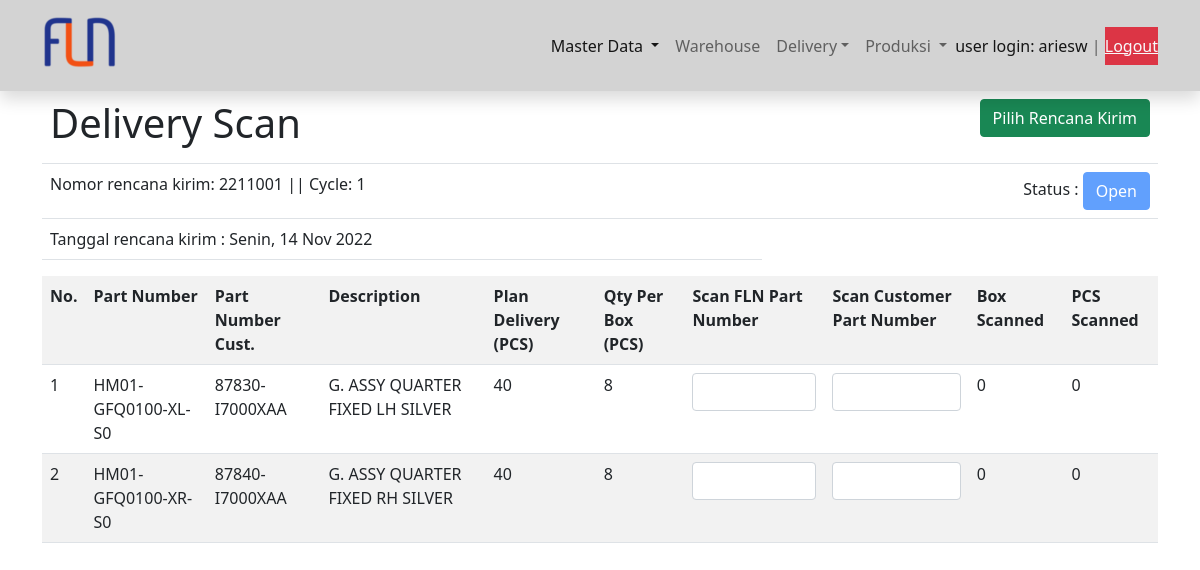
/delivery/1 (signed in), run on the app's committed database.
### scanner/models.py (models this page shows, shortened)
class RencanaKirim(models.Model):
    nomor_sj = models.CharField(max_length=7, unique=True)
    tanggal = models.DateField()
    jam = models.TimeField(null=True, blank=True)
    cycle = models.IntegerField(validators=[MaxValueValidator(20),MinValueValidator(1)])
    class Status(models.TextChoices):
        OPEN = 'Open',_('Open')
        SCANNED = 'Scanned',_('Scanned')
    status = models.CharField(max_length=7, choices=Status.choices, default=Status.OPEN)

class RencanaKirimDetail(models.Model):
    no_line = models.CharField(max_length=2)
    rencana_kirim = models.ForeignKey(RencanaKirim, on_delete=models.CASCADE, related_name='rencanakirimdetails')
    barang= models.ForeignKey(Barang, on_delete=models.CASCADE, related_name='barangs')
    qty = models.CharField(max_length=2)

class Barang(models.Model):
    part_number = models.CharField(max_length=18, unique=True)
    description = models.CharField(max_length=32)
    part_number_customer =  models.CharField(max_length=18, unique=True)
    barcode = models.TextField(unique=True)
    color_code = models.CharField(max_length=3, blank=True, null=True)
    position_code = models.CharField(max_length=6, blank=True, null=True)
    qty_per_box = models.IntegerField(null=True)

### scanner/views.py (the view)
# urls.py: path('delivery/<int:pk>', views.Delivery.as_view(), name='delivery'),
class Delivery(LoginRequiredMixin, UpdateView):
    model = RencanaKirim
    template_name = 'delivery.html'
    fields = ['nomor_sj', 'status']
    def get_context_data(self, **kwargs):
        detail = super(Delivery, self).get_context_data(**kwargs)
        detail['barang'] = RencanaKirimDetail.objects.all()
        return detail

### templates/delivery.html (shortened to what this page needs)
{% extends 'base.html' %}
{% load static %}
{% block content %}
<div class="container">
  <table class="table">
    <tr>
      <td><h1>Delivery Scan</h1></td>
      <td class="text-end"><a href="{% url 'view_rencana_kirim' %}" class="btn btn-success">Pilih Rencana Kirim</a></td>
    </tr>
    <tr>
      <td>Nomor rencana kirim: {{ object.nomor_sj }} || Cycle: {{ object.cycle }}</td>
      <td class="text-end"> Status : <button id="status" type="button" value="{{ object.status }}" class="btn btn-primary" disabled>{{ object.status }}</button></td>
    </tr>
    <tr>
      <td>Tanggal rencana kirim : {{ object.tanggal|date:"l, d M Y" }}</td>
    </tr>
  </table>
  <div>
    <form>
      <table class="table table-striped">
        <tr>
          <th>No.</th>
          <th>Part Number</th>
          <th>Part Number Cust.</th>
          <th>Description</th>
          <th>Plan Delivery (PCS)</th>
          <th>Qty Per Box (PCS)</th>
          <th>Scan FLN Part Number</th>
          <th>Scan Customer Part Number</th>
          <th>Box Scanned</th>
          <th>PCS Scanned</th>
        </tr>
        {% for detail in object.rencanakirimdetails.all  %}
        <tr>
          <td class="">{{ detail.no_line }}</td>
          <td id="part_number{{ detail.no_line }}" class="">{{ detail.barang.part_number }}</td>
          <td id="part_number_customer{{ detail.no_line }}" class="">{{ detail.barang.part_number_customer }}</td>
          <td class="">{{ detail.barang.description }}</td>
          <td id="qty_box{{ detail.no_line }}" class="">{{ detail.qty }}</td>
          <td id="qty_per_box{{ detail.no_line }}" class="">{{ detail.barang.qty_per_box }}</td>
          <td class=""><input id='scan{{ detail.no_line }}' type="text" value="" autofocus maxlength="18" size="18" oninput="cekPartNumber()" class="form-control" ></td>
          <td class=""><input id='scanb{{ detail.no_line }}' type="text" value="" autofocus maxlength="32" size="14" oninput="cekPartNumberB()" class="form-control" ></td>
          <td id="qty_scanned{{ detail.no_line }}">0</td>
          <td id="qty_prod{{ detail.no_line }}">0</td>
        </tr>
        {% endfor %}
      </table>
    </form>
  </div>
</div>
{% endblock content %}

### templates/base.html (shortened to what this page needs)
{% load static %}
<!doctype html>
<html lang="en">
  <head>
    <link href="https://cdn.jsdelivr.net/npm/bootstrap@5.1.3/dist/css/bootstrap.min.css" rel="stylesheet">
    <link rel="stylesheet" href="https://code.jquery.com/ui/1.13.2/themes/base/jquery-ui.css">
    <link rel="stylesheet" type="text/css" href="https://cdn.datatables.net/1.12.1/css/jquery.dataTables.min.css">
    <link rel="stylesheet" href="https://cdn.jsdelivr.net/npm/select2@4.1.0-rc.0/dist/css/select2.min.css" />
    <link rel="stylesheet" href="https://cdn.jsdelivr.net/npm/select2-bootstrap-5-theme@1.3.0/dist/select2-bootstrap-5-theme.min.css" />
  </head>
  <body>
    <nav class="navbar navbar-expand-lg navbar-light navbar-fixed-top shadow" style="background-color: #D3D3D3;" >
      <div class="container">
        <img src="{% static '/images/fln_logo.png' %}" href="#"></img>
        <div class="navbar-nav ms-auto" id="navbarNavDropdown">
          <ul class="navbar-nav">
            <li class="nav-item dropdown">
              <a class="nav-link active dropdown-toggle" href="#" id="navbarDropdownMenuLink" role="button" data-bs-toggle="dropdown" aria-expanded="false">
                Master Data
              </a>
            </li>
            <li class="nav-item">
              <a class="nav-link" href="#">Warehouse</a>
            </li>
            <li class="nav-item dropdown">
              <a class="nav-link dropdown-toggle" id="navbarDropdownMenuLink" role="button" href="#" data-bs-toggle="dropdown" aria-expanded="false">Delivery</a>
            </li>
            <li class="nav-item dropdown">
              <a class="nav-link dropdown-toggle" href="#" id="navbarDropdownMenuLink" role="button" data-bs-toggle="dropdown" aria-expanded="false">
                Produksi
              </a>
            </li>
          </ul>
          <span class="navbar-text">
            <a class="navbar-text" style="text-decoration:none;" href="#">user login: {{ user.username }}</a> |
            <a class="navbar-text bg-danger text-light"  href="{% url 'logout' %}">Logout</a>
          </span>
        </div>
      </div>
    </nav>
    {% block content %}
    {% endblock content %}
    <link rel="stylesheet" href="https://cdnjs.cloudflare.com/ajax/libs/font-awesome/6.2.0/css/all.min.css" />
  </body>
</html>

### data on the page
RencanaKirim: nomor_sj "2211001", cycle "1", status "Open", tanggal "Senin, 14 Nov 2022"
RencanaKirimDetail: no_line "1", barang.part_number "HM01-GFQ0100-XL-S0", barang.part_number_customer "87830-I7000XAA", barang.description "G. ASSY QUARTER FIXED LH SILVER", qty "40", barang.qty_per_box "8"
RencanaKirimDetail: no_line "2", barang.part_number "HM01-GFQ0100-XR-S0", barang.part_number_customer "87840-I7000XAA", barang.description "G. ASSY QUARTER FIXED RH SILVER", qty "40", barang.qty_per_box "8"

### other printed values
{{ user.username }} "ariesw"
